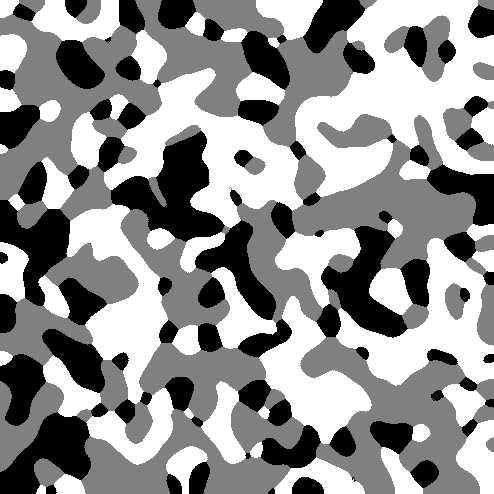
#> input picture Week1/fuel_cells/fuel_cell_1.tif, 494 x 494 px
$ python segmentationBoundary.py
#> lines starting #> are read from the running program, lines starting #| are printed output that depends on the picture
import numpy as np
from scipy import linalg, interpolate, ndimage
import skimage.io
import matplotlib.pyplot as plt
import cv2


Cell1 = skimage.io.imread("fuel_cells/fuel_cell_1.tif")
#> Cell1 is the input picture: shape (494, 494); min 0, max 255, mean 144.8
Cell2 = skimage.io.imread("fuel_cells/fuel_cell_2.tif")
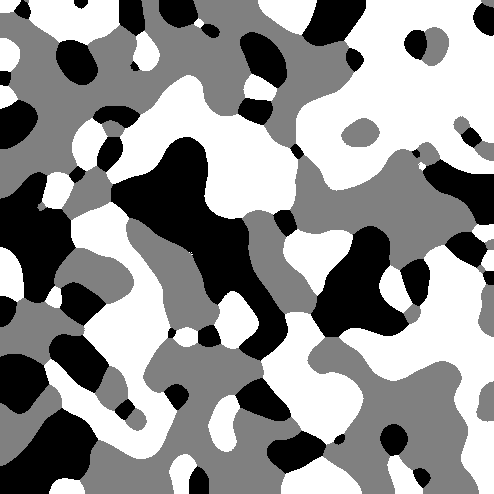
#> input picture Week1/fuel_cells/fuel_cell_2.tif, 494 x 494 px
#> Cell2 is the input picture: shape (494, 494); min 0, max 255, mean 145.1
Cell3 = skimage.io.imread("fuel_cells/fuel_cell_3.tif")
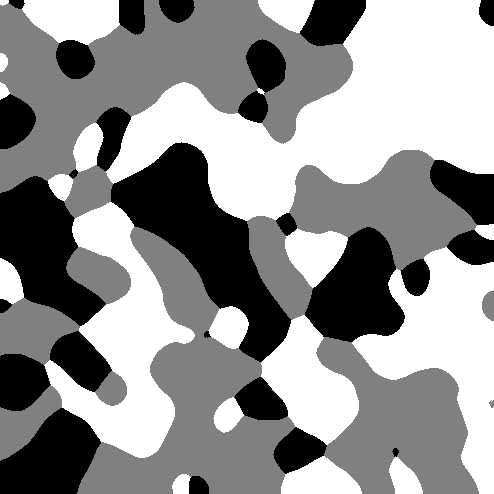
#> input picture Week1/fuel_cells/fuel_cell_3.tif, 494 x 494 px
#> Cell3 is the input picture: shape (494, 494); min 0, max 255, mean 145.2


plt.figure(1)
plt.subplot(131)
plt.imshow(Cell1)
plt.subplot(132)
plt.imshow(Cell2)
plt.subplot(133)
plt.imshow(Cell3)


def segmentationBoundaryLoop(segmentation):
    seg_length = 0
    for i in range(segmentation.shape[0]):
        for j in range(segmentation.shape[1]):
            for k in range(-1,2):
                for l in range(-1,2):
                    if (i == 0 and k == -1):
                        pass
                    elif (j == 0 and l == -1):
                        pass
                    elif (i == segmentation.shape[0] - 1 and k == 1):
                        pass
                    elif (j == segmentation.shape[1] - 1 and l == 1):
                        pass
                    elif (l == 0 and k == 0):
                        pass
                    else:
                        if segmentation[i,j] == segmentation[i+k,j+l]:
                            pass
                        else:
                            seg_length += 1
    return seg_length


def segmentationBoundary(segmentation):
    l1 = (segmentation[:-1,:] != segmentation[1:,:]).sum()
#> l1 = 8113
    l2 = (segmentation[:,:-1] != segmentation[:,1:]).sum()
#> l2 = 8215
    return l1 + l2


'''
print("1: ", segmentationBoundaryLoop(Cell1))
print("2: ", segmentationBoundaryLoop(Cell2))
print("3: ", segmentationBoundaryLoop(Cell3))
'''

print("new implement")
print("1: ", segmentationBoundary(Cell1))
#| 1:  16328
print("2: ", segmentationBoundary(Cell2))
#| 2:  10801
print("3: ", segmentationBoundary(Cell3))
#| 3:  8084


plt.show()
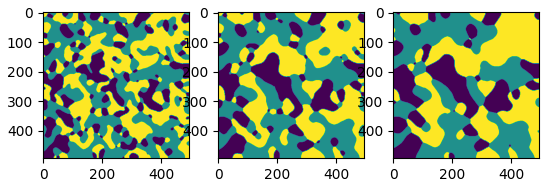
#> figure drawn by matplotlib, 3 panels
